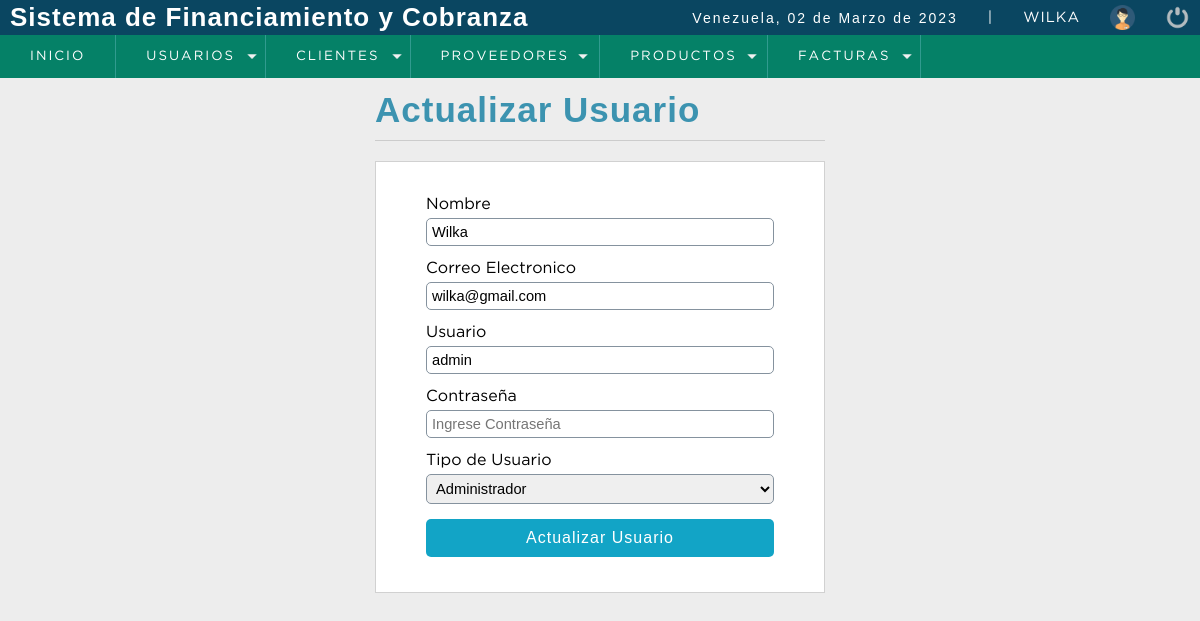
/sistema/editar_usuario.php?id=1 (signed in), run on the app's committed database.
### tables this page shows
CREATE TABLE `usuario` (
  `idusuario` int(11) NOT NULL,
  `nombre` varchar(50) DEFAULT NULL,
  `correo` varchar(100) DEFAULT NULL,
  `usuario` varchar(15) DEFAULT NULL,
  `clave` varchar(100) DEFAULT NULL,
  `rol` int(11) DEFAULT NULL,
  `estatus` int(11) NOT NULL DEFAULT '1'
);

CREATE TABLE `rol` (
  `idrol` int(11) NOT NULL,
  `rol` varchar(20) DEFAULT NULL
);

### sistema/editar_usuario.php (the view, shortened to what this page needs)
<?php
	include "../conexion.php";
$iduser = $_GET['id'];
$sql = mysqli_query($conection, "SELECT u.idusuario, u.nombre, u.correo, u.usuario, (u.rol) AS idrol, (r.rol) AS rol
FROM usuario u
INNER JOIN rol r
ON u.rol = r.idrol
WHERE idusuario = $iduser");
$result_sql = mysqli_num_rows($sql);
if ($result_sql == 0) {
	header('Location: lista_usuarios.php');
}else{
	$option = '';
	while ($data = mysqli_fetch_array($sql)) {
		$nombre = $data['nombre'];
		$correo = $data['correo'];
		$usuario = $data['usuario'];
		$rol = $data['rol'];
		if ($idrol = 1) {
			$option = '<option value="'.$idrol.'">'.$rol.'</option>';
		}else if ($idrol = 2) {
			$option = '<option value="'.$idrol.'">'.$rol.'</option>';
		}else if ($idrol = 3) {
			$option = '<option value="'.$idrol.'">'.$rol.'</option>';
		}
	}
}
?>
<!DOCTYPE html>
<html lang="es">
<head>
	<?php include "includes/scripts.php" ?>
</head>
<body>
	<?php include "includes/header.php"; ?>
	<section id="container">
		<div class="form_register">
			<h1>Actualizar Usuario </h1>
			<hr>
			<form action="" method="post">
				<label for="nombre">Nombre</label>
				<input type="text" name="nombre" id="nombre" placeholder="Nombre Completo" value="<?php echo $nombre; ?>">
				<label for="correo">Correo Electronico</label>
				<input type="email" name="correo" id="correo" placeholder="Ingrese Correo" value="<?php echo $correo; ?>">
				<label for="usuario">Usuario</label>
				<input type="usuario" name="usuario" id="usuario" placeholder="Ingrese Usuario" value="<?php echo $usuario; ?>">
				<label for="clave">Contraseña</label>
				<input type="password" name="clave" id="clave" placeholder="Ingrese Contraseña">
				<label for="rol">Tipo de Usuario</label>
				<select name="rol" id="rol">
					<?php
						echo $option;
					?>
				</select>
				<input type="submit" value="Actualizar Usuario" class="btn_save">
			</form>
		</div>
	</section>
</body>
</html>

### sistema/css/style.css (style rules this page uses)
* { margin: 0; padding: 0; box-sizing: border-box; }
body { background: #ededed; }
h1, h2, h3, h4, h5, h6 { font-family: 'arial'; font-weight: bold; letter-spacing: 1px; }
h1 { font-size: 26px; }
#container { padding: 90px 15px 15px; }

### sistema/css/form.css (style rules this page uses)
.form_register { width: 450px; margin: auto; }
.form_register h1 { color: #3c93b0; }
hr { border: 0; background: #ccc; height: 1px; margin: 10px 0; display: block; }
form { background: #fff; margin: auto; padding: 20px 50px; border: 1px solid #d1d1d1; }
label { display: block; font-size: 12pt; font-family: 'GothamBook'; margin: 15px auto 5px auto; }
input,select { display: block; width: 100%; font-size: 11pt; padding: 5px; border: 1px solid #85929e; border-radius: 5px; }
.btn_save { font-size: 12pt; background: #12a4c6; padding: 10px; color: white; letter-spacing: 1px; border: 0; cursor: pointer; margin: 15px auto; }

### sistema/css/lista_usuarios.css (style rules this page uses)
#container h1 { font-size: 35px; display: inline-block; }
#rol option:first-child { display: block; }

### data on the page
usuario: nombre "Wilka", correo "wilka@gmail.com", usuario "admin", rol "Administrador"

### other printed values
fechaC() "02 de Marzo de 2023"
$_SESSION['nombre'] "WILKA"
